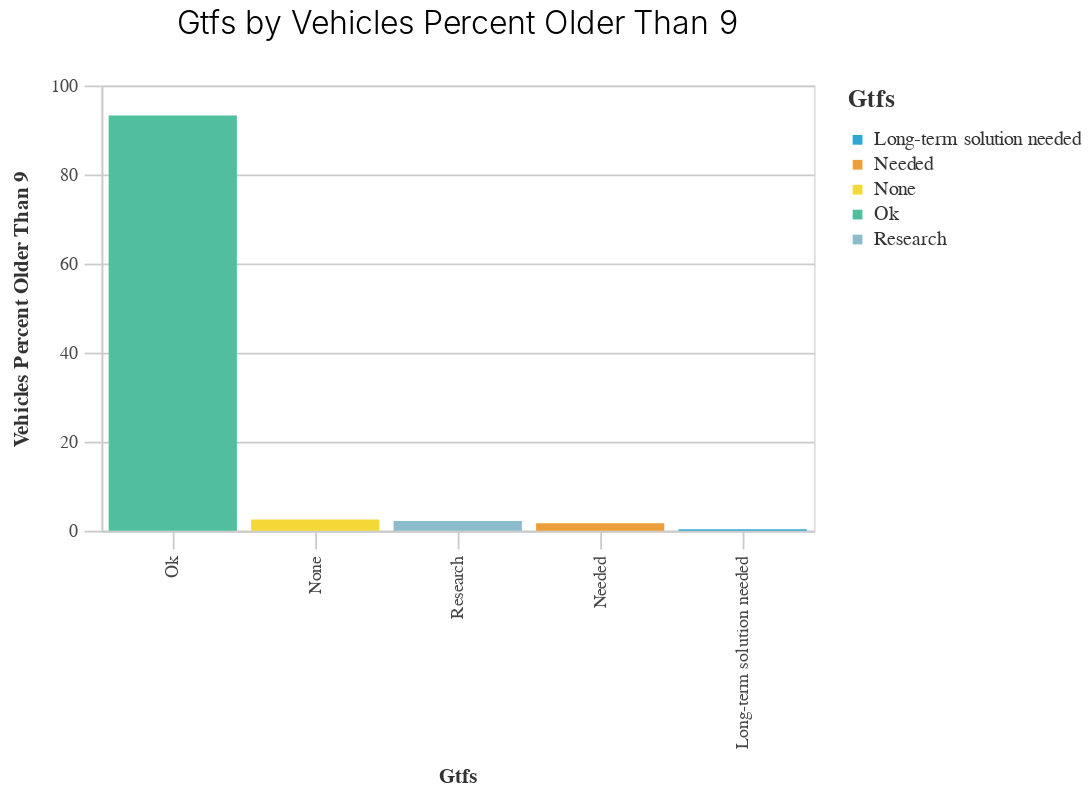

Here is the notebook cell this chart was saved with:
### Code cell
_utils.basic_bar_chart(vehicles_gtfs,'GTFS','vehicles_percent_older_than_9','GTFS')

### Figure 1 — Vega-Lite specification as saved in the notebook (floating-point values rounded to 4 significant figures)
{"config": {"view": {"continuousWidth": 400, "continuousHeight": 300}, "axis": {"domainColor": "#cbcbcb", "grid": true, "gridColor": "#cbcbcb", "gridWidth": 1, "labelColor": "#474747", "labelFont": "Nunito Sans", "labelFontSize": 10, "labelPadding": 4, "tickColor": "#cbcbcb", "tickSize": 10, "titleColor": "#333", "titleFont": "Raleway", "titleFontSize": 12, "titlePadding": 10}, "axisBand": {"grid": false}, "background": "white", "font": "Raleway", "header": {"labelFont": "Nunito Sans", "titleFont": "Raleway"}, "legend": {"labelColor": "#333", "labelFont": "Nunito Sans", "labelFontSize": 11, "labelLimit": 0, "padding": 1, "symbolSize": 30, "symbolType": "square", "titleColor": "#333", "titleFont": "Raleway", "titleFontSize": 14, "titlePadding": 10}, "title": {"anchor": "middle", "font": "Raleway", "fontSize": 18, "fontWeight": 300, "offset": 20}}, "data": {"name": "data-b9b3aaee253b609d634bef356d304f5e"}, "mark": "bar", "encoding": {"color": {"field": "GTFS", "legend": {"title": "Gtfs"}, "scale": {"range": ["#2EA8CE", "#EB9F3C", "#F4D837", "#51BF9D", "#8CBCCB", "#9487C0"]}, "type": "nominal"}, "x": {"field": "GTFS", "sort": "-y", "title": "Gtfs", "type": "nominal"}, "y": {"field": "vehicles_percent_older_than_9", "title": "Vehicles Percent Older Than 9", "type": "quantitative"}}, "height": 250, "title": "Gtfs by Vehicles Percent Older Than 9", "width": 400, "$schema": "https://vega.github.io/schema/vega-lite/v4.17.0.json", "datasets": {"data-b9b3aaee253b609d634bef356d304f5e": [{"GTFS": "Long-term solution needed", "vehicles_older_than_9": 7.0, "vehicles_older_than_15": 1.0, "vehicles_0_to_9": 24.0, "vehicles_percent_older_than_9": 0.3435, "vehicles_percent_older_than_15": 0.1335, "vehicles_percent_0_to_9": 0.4841}, {"GTFS": "Needed", "vehicles_older_than_9": 34.0, "vehicles_older_than_15": 7.0, "vehicles_0_to_9": 122.0, "vehicles_percent_older_than_9": 1.668, "vehicles_percent_older_than_15": 0.9346, "vehicles_percent_0_to_9": 2.461}, {"GTFS": "None", "vehicles_older_than_9": 51.0, "vehicles_older_than_15": 5.0, "vehicles_0_to_9": 191.0, "vehicles_percent_older_than_9": 2.502, "vehicles_percent_older_than_15": 0.6676, "vehicles_percent_0_to_9": 3.852}, {"GTFS": "Ok", "vehicles_older_than_9": 1901.0, "vehicles_older_than_15": 720.0, "vehicles_0_to_9": 4470.0, "vehicles_percent_older_than_9": 93.28, "vehicles_percent_older_than_15": 96.13, "vehicles_percent_0_to_9": 90.16}, {"GTFS": "Research", "vehicles_older_than_9": 45.0, "vehicles_older_than_15": 16.0, "vehicles_0_to_9": 151.0, "vehicles_percent_older_than_9": 2.208, "vehicles_percent_older_than_15": 2.136, "vehicles_percent_0_to_9": 3.046}]}}
